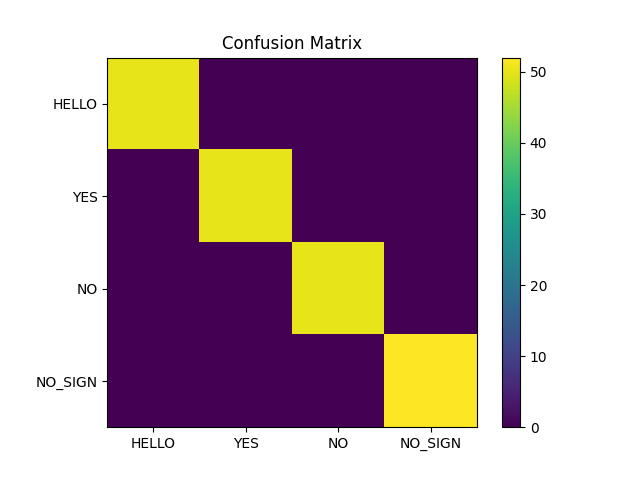

Recreate this plot in Python.
import matplotlib.pyplot as plt
import numpy as np

cm = np.array([
    [50, 0, 0, 0],
    [0, 50, 0, 0],
    [0, 0, 50, 0],
    [0, 0, 0, 52]
])

labels = ["HELLO", "YES", "NO", "NO_SIGN"]

plt.imshow(cm)
plt.colorbar()
plt.xticks(range(len(labels)), labels)
plt.yticks(range(len(labels)), labels)
plt.title("Confusion Matrix")

plt.savefig("confusion_matrix.png")
plt.show()
